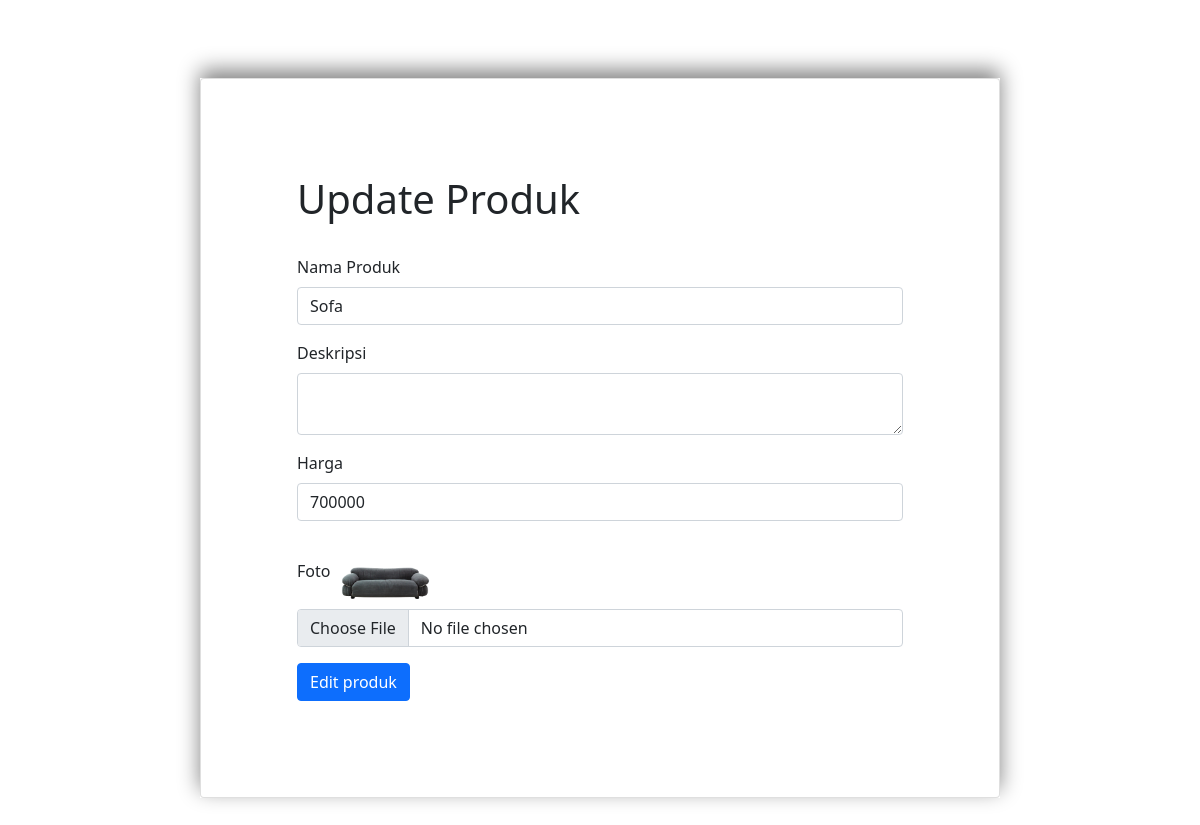
/admin/ubah_produk.php?id_produk=1, run on the app's committed database.
### tables this page shows
CREATE TABLE `produk` (
  `id_produk` int(11) NOT NULL,
  `nama_produk` varchar(100) NOT NULL,
  `deskripsi` text NOT NULL,
  `harga` int(11) NOT NULL,
  `foto` varchar(225) NOT NULL
);

### admin/ubah_produk.php (the view, shortened to what this page needs)
<!DOCTYPE html>
<html lang="en">
<head>
    <link href="https://cdn.jsdelivr.net/npm/bootstrap@5.1.0/dist/css/bootstrap.min.css" rel="stylesheet">
</head>
<body>
    <?php
        include "koneksi.php";
        $query_produk = mysqli_query($koneksi, "select * from produk where id_produk='".$_GET['id_produk']."'");
        $data_produk = mysqli_fetch_array($query_produk);
    ?>
    <br></br>
    <div style="margin: 30px 200px; background-color: rgb(255, 255, 255); box-shadow: black 2px 5px; box-shadow: #838383 0px -8px 20px; border-radius: 0px;">
        <div class="card">
            <div class="card-body">
                <form action="proses_ubah_produk.php" method="post" style="padding : 80px;" enctype ="multipart/form-data">
                    <h1>Update Produk</h1>
                    <br>
                    <div class="mb-3">
                        <label for="nama_produk" class="form-label">Nama Produk</label>
                        <input type="text" class="form-control" name="nama_produk" value="<?=$data_produk['nama_produk']?>" placeholder="Masukkan Nama Produk" required>
                    </div>
                    <div class="mb-3">
                        <label for="Deskripsi" class="form-label">Deskripsi</label>
                        <textarea name="deskripsi" class="form-control" width="200" required></textarea>
                    </div>
                    <div class="mb-3">
                        <label for="harga" class="form-label">Harga</label>
                        <input type="text" class="form-control" name="harga" value="<?=$data_produk['harga']?>" placeholder="harga" required>
                    </div>
                    <div class="mb-3">
                        <label for="Foto" class="form-label">Foto</label>
                        <img style = "width : 100px" src = "../foto/<?=$data_produk['foto']?>">
                        <input type="file" class="form-control" name="foto" value="" placeholder="Masukkan Foto"  required>
                    </div>
                    <button type="submit" class="btn btn-primary">Edit produk</button>
                </form>
            </div>
        </div>
    </div>
</body>
</html>

### data on the page
produk: nama_produk "Sofa", harga "700000", foto (picture)
